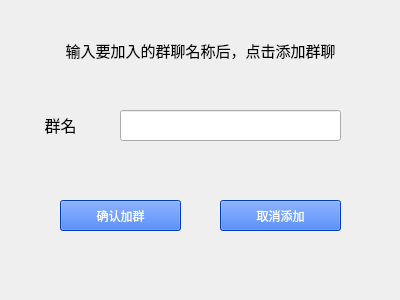
<?xml version="1.0" encoding="UTF-8"?>
<ui version="4.0">
 <class>Addgroup</class>
 <widget class="QWidget" name="Addgroup">
  <property name="geometry">
   <rect>
    <x>0</x>
    <y>0</y>
    <width>400</width>
    <height>300</height>
   </rect>
  </property>
  <property name="windowTitle">
   <string>Form</string>
  </property>
  <widget class="QLabel" name="label">
   <property name="geometry">
    <rect>
     <x>20</x>
     <y>110</y>
     <width>81</width>
     <height>31</height>
    </rect>
   </property>
   <property name="text">
    <string>&lt;html&gt;&lt;head/&gt;&lt;body&gt;&lt;p align=&quot;center&quot;&gt;&lt;span style=&quot; font-size:12pt;&quot;&gt;群名&lt;/span&gt;&lt;/p&gt;&lt;/body&gt;&lt;/html&gt;</string>
   </property>
  </widget>
  <widget class="QLineEdit" name="lineEdit">
   <property name="geometry">
    <rect>
     <x>120</x>
     <y>110</y>
     <width>221</width>
     <height>31</height>
    </rect>
   </property>
  </widget>
  <widget class="QPushButton" name="pushButton">
   <property name="geometry">
    <rect>
     <x>220</x>
     <y>200</y>
     <width>121</width>
     <height>31</height>
    </rect>
   </property>
   <property name="styleSheet">
    <string notr="true">background-color: rgb(0, 85, 255);
color: rgb(255, 255, 255);</string>
   </property>
   <property name="text">
    <string>取消添加</string>
   </property>
  </widget>
  <widget class="QPushButton" name="pushButton_2">
   <property name="geometry">
    <rect>
     <x>60</x>
     <y>200</y>
     <width>121</width>
     <height>31</height>
    </rect>
   </property>
   <property name="styleSheet">
    <string notr="true">background-color: rgb(0, 85, 255);
color: rgb(255, 255, 255);</string>
   </property>
   <property name="text">
    <string>确认加群</string>
   </property>
  </widget>
  <widget class="QLabel" name="label_2">
   <property name="geometry">
    <rect>
     <x>50</x>
     <y>30</y>
     <width>301</width>
     <height>41</height>
    </rect>
   </property>
   <property name="text">
    <string>&lt;html&gt;&lt;head/&gt;&lt;body&gt;&lt;p align=&quot;center&quot;&gt;&lt;span style=&quot; font-size:11pt;&quot;&gt;输入要加入的群聊名称后，点击添加群聊&lt;/span&gt;&lt;/p&gt;&lt;/body&gt;&lt;/html&gt;</string>
   </property>
  </widget>
  <widget class="QLabel" name="label_3">
   <property name="geometry">
    <rect>
     <x>-10</x>
     <y>0</y>
     <width>411</width>
     <height>311</height>
    </rect>
   </property>
   <property name="styleSheet">
    <string notr="true">border-image: url(:/new/prefix1/a_1);</string>
   </property>
   <property name="text">
    <string/>
   </property>
  </widget>
  <zorder>label_3</zorder>
  <zorder>label</zorder>
  <zorder>lineEdit</zorder>
  <zorder>pushButton</zorder>
  <zorder>pushButton_2</zorder>
  <zorder>label_2</zorder>
 </widget>
 <resources/>
 <connections/>
</ui>
